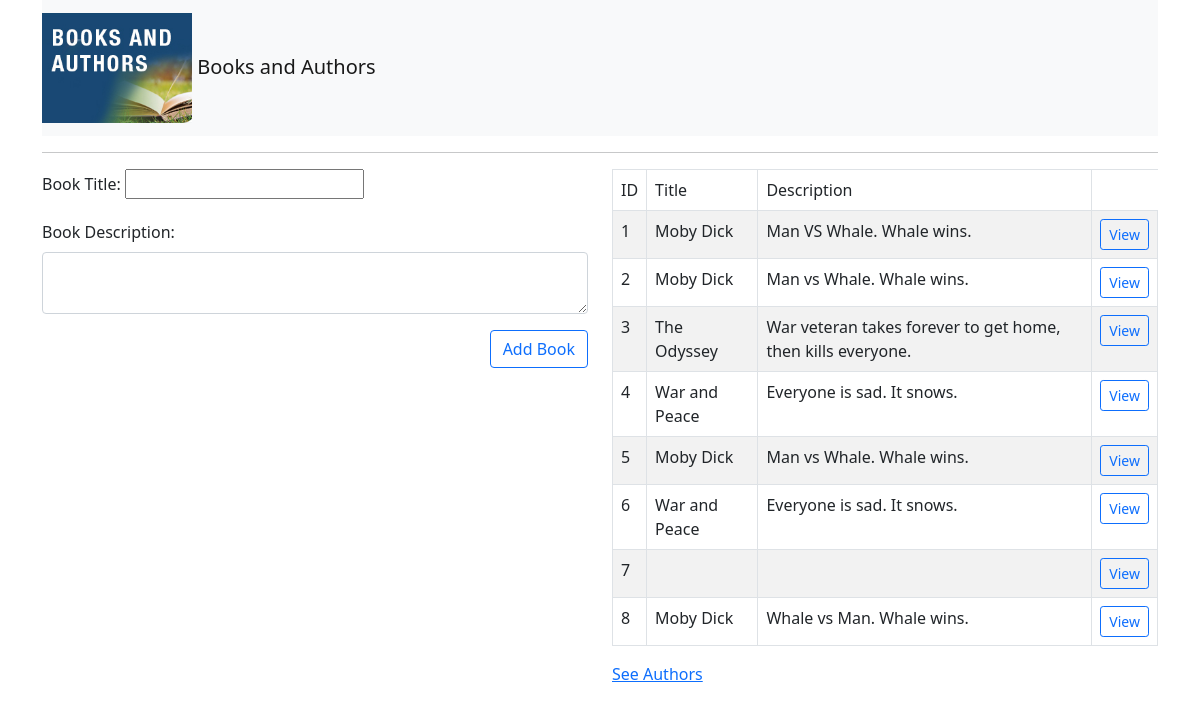
The page /books/ on the database its author committed.
### books_authors_app/models.py (models this page shows)
class Book(models.Model):
    title = models.CharField(max_length = 45)
    description = models.TextField()
    created_at = models.DateTimeField(auto_now_add = True)
    updated_at = models.DateTimeField(auto_now = True)

### books_authors_app/views.py (the view)
def books(request):
    books = Book.objects.all()
    context = {
        'books': books
    }
    return render(request, 'books.html', context)

### books_authors_app/templates/books.html (shortened to what this page needs)
{% extends 'base.html' %}
{% block main %}
<div class="row">
    <div class="col">
        <form action="/catalog_books" method="post">
            <div class="mb-3">
                <label for="book_title" class="form-label"> Book Title:</label>
                <input type="text" name="book_title" id="book_title">
            </div>
            <div class="mb-3">
                <label for="book_description" class="form-label"> Book Description:</label>
                <textarea type="text" name="book_description" id="book_description" class="form-control"></textarea>
            </div>
            <div class="mb-3 d-flex justify-content-end">
                <input type="submit" value="Add Book" class="btn btn-outline-primary">
            </div>
        </form>
    </div>
    <div class="col">
        <table class="table table-bordered table-striped">
            <thead>
                <tr>
                    <td>ID</td>
                    <td>Title</td>
                    <td>Description</td>
                </tr>
            </thead>
            <tbody>
                {% for book in books %}
                <tr>
                    <td>{{ book.id }}</td>
                    <td>{{ book.title }}</td>
                    <td>{{ book.description }}</td>
                    <td><a href="/book/{{ book.id }}" class="btn btn-sm btn btn-outline-primary">View</a></td>
                </tr>
                {% endfor %}
            </tbody>
        </table>
        <a href="/authors">See Authors</a>
    </div>
</div>
{% endblock main %}

### books_authors_app/templates/base.html (shortened to what this page needs)
<!DOCTYPE html>
<html lang="en">
<head>
    {% load static %}
    <link rel="stylesheet" href="{% static 'css/style.css' %}">
    <link href="https://cdn.jsdelivr.net/npm/bootstrap@5.0.0-beta2/dist/css/bootstrap.min.css" rel="stylesheet"
>
</head>
<body>
    <div class="container">
        <nav class="navbar navbar-light bg-light">
            <a class="navbar-brand" href="#">
                <img id="logo" src="{% static 'img/b&a.jpeg' %}" alt="books_author"
                    class="d-inline-block align-middle">
                Books and Authors
            </a>
        </nav>
        <hr>
        <main>
            {% block main %}
            {% endblock main %}
        </main>
    </div>
</body>
</html>

### books_authors_app/static/css/style.css (style rules this page uses)
#logo { width: 150px }

### rows shown on the page
Book: id "1", title "Moby Dick", description "Man VS Whale. Whale wins."
Book: id "2", title "Moby Dick", description "Man vs Whale. Whale wins."
Book: id "3", title "The Odyssey", description "War veteran takes forever to get home, then kills everyone."
Book: id "4", title "War and Peace", description "Everyone is sad. It snows."
Book: id "5", title "Moby Dick", description "Man vs Whale. Whale wins."
Book: id "6", title "War and Peace", description "Everyone is sad. It snows."
Book: id "7"
Book: id "8", title "Moby Dick", description "Whale vs Man. Whale wins."
